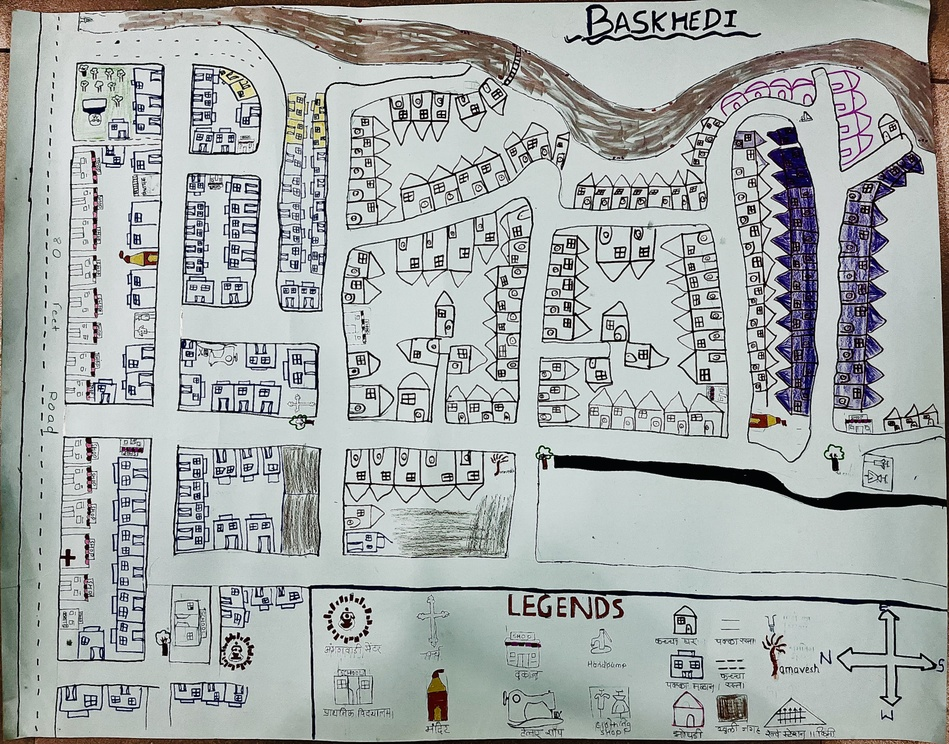
#> input picture public/social map of Baskhedi (1)_2.jpg, 949 x 744 px, shrunk from 3798 x 2976 before the run
$ python clean_map.py
#> lines starting #> are read from the running program, lines starting #| are printed output that depends on the picture; after the words box and inside, x2 and y2 are one past the last pixel; in counts of white or black regions, pixels touching at a corner belong together
import cv2
import numpy as np
import sys

def clean_map(input_path, output_path, crop=False):
#> called with input_path = 'public/social map of Baskhedi (1)_2.jpg', output_path = 'public/baskhedi_stylized_map.png', crop = True
    print(f"Processing {input_path}...")
    img = cv2.imread(input_path)
#> img is the input picture: shape (744, 949, 3); mean B, G, R 170.1, 171.3, 166.1
    if img is None:
        print(f"Failed to read {input_path}")
        return

    # Convert to grayscale
    gray = cv2.cvtColor(img, cv2.COLOR_BGR2GRAY)
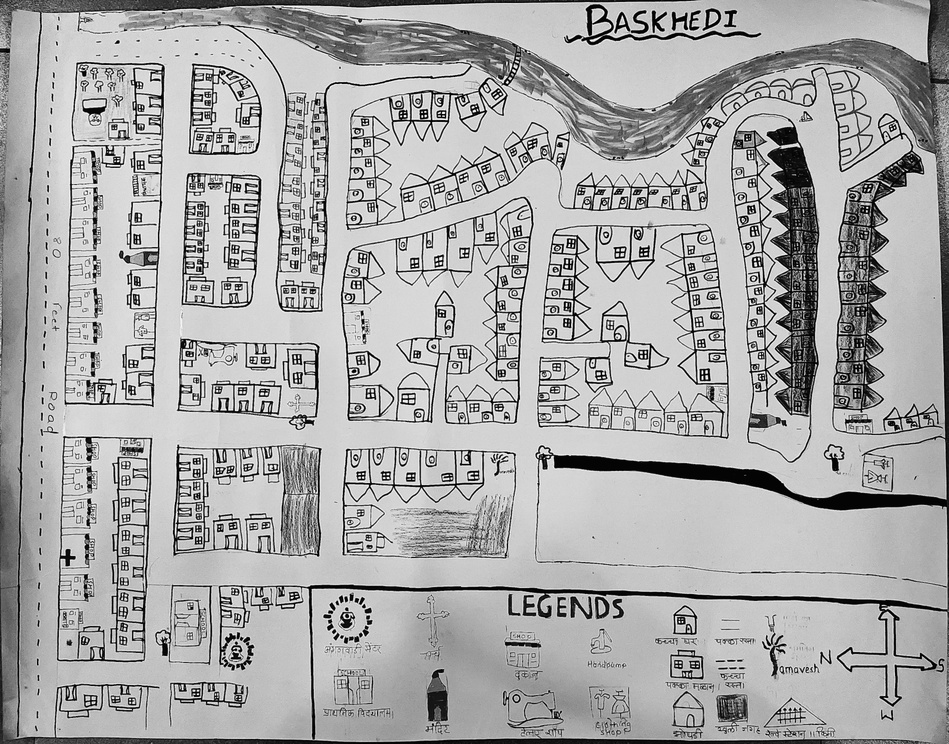
#> gray: shape (744, 949); min 0, max 255, mean 169.6

    # Optional cropping to remove edges
    if crop:
        h, w = gray.shape
#> h = 744; w = 949
        gray = gray[int(h*0.02):int(h*0.98), int(w*0.02):int(w*0.98)]
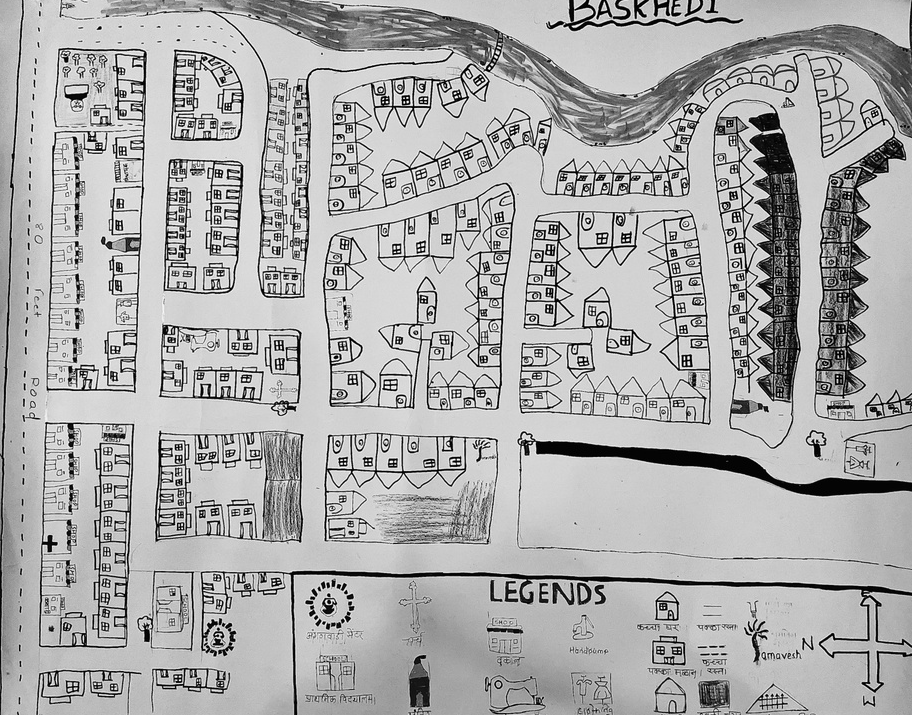
#> gray: shape (715, 912); min 0, max 255, mean 172.8

    # Apply Gaussian Blur to smooth out noise
    blurred = cv2.GaussianBlur(gray, (3, 3), 0)

    # Apply adaptive thresholding with gentler parameters to preserve text
    thresh = cv2.adaptiveThreshold(blurred, 255, cv2.ADAPTIVE_THRESH_GAUSSIAN_C,
                                   cv2.THRESH_BINARY, 41, 10)
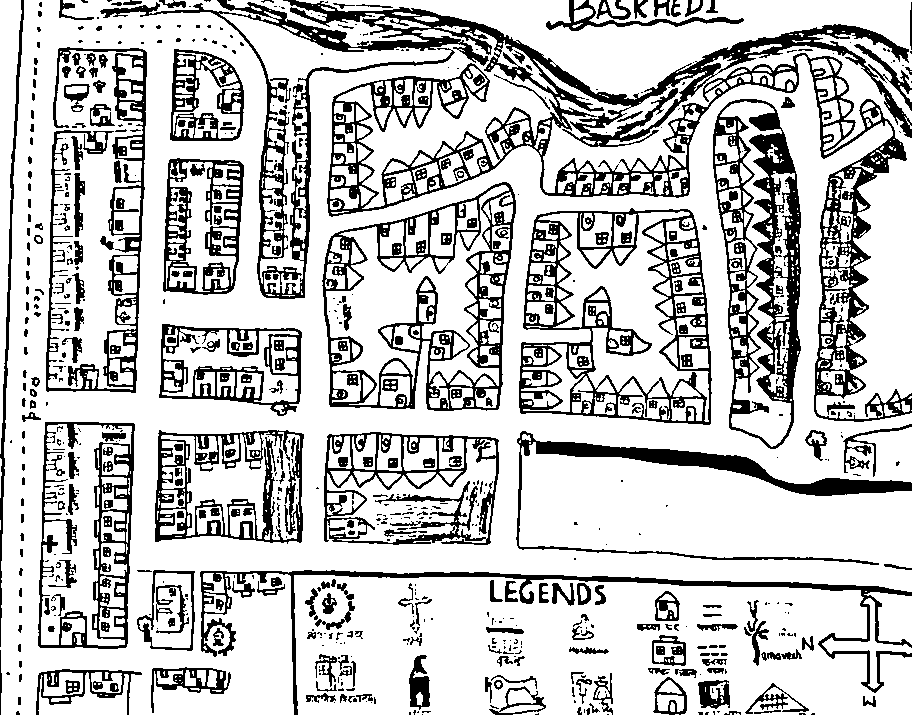
#> thresh: shape (715, 912); 76.8% white; 695 black regions (387 under 20 px), largest, box (x1, y1, x2, y2) and area: (100, 0, 912, 422) 39888, (713, 99, 801, 449) 11361, (519, 208, 712, 425) 10721

    # Minimal morphological operations to avoid eating the text
    kernel = np.ones((2,2), np.uint8)

    # Morphological open to remove tiny noise
    cleaned = cv2.morphologyEx(thresh, cv2.MORPH_OPEN, kernel, iterations=1)
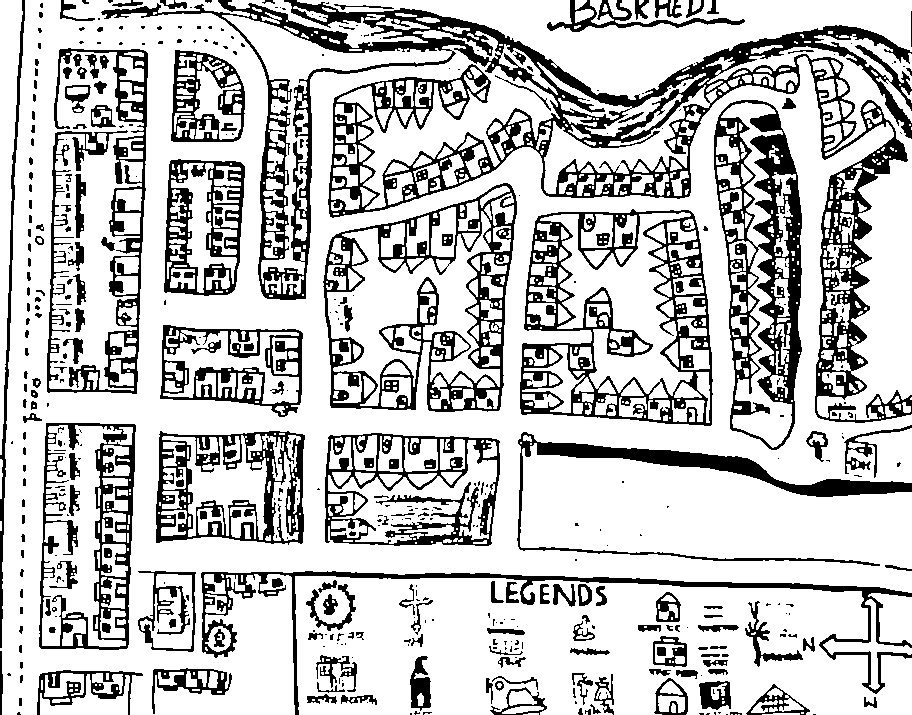
#> cleaned: shape (715, 912); 76% white; 443 black regions (240 under 20 px), largest, box (x1, y1, x2, y2) and area: (101, 0, 912, 423) 42847, (520, 209, 713, 426) 12128, (714, 100, 802, 450) 11928

    # Skip heavy dilation to preserve text legibility
    # cleaned = cv2.dilate(cleaned, kernel, iterations=1)

    # Save
    cv2.imwrite(output_path, cleaned)
    print(f"Saved {output_path}")

# Process Baskhedi Map
clean_map('public/social map of Baskhedi (1)_2.jpg', 'public/baskhedi_stylized_map.png', crop=True)

# Process Map 2
clean_map('public/map2.jpeg', 'public/map2_stylized.jpeg', crop=False)
#> call 2 of clean_map, with input_path = 'public/map2.jpeg', output_path = 'public/map2_stylized.jpeg', crop = False
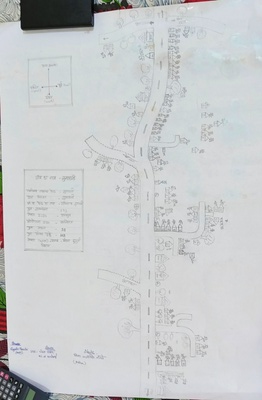
#> input picture public/map2.jpeg, 262 x 400 px, shrunk from 1047 x 1600 before the run
#> in clean_map, img is the input picture: shape (400, 262, 3); mean B, G, R 204.7, 203.3, 200.9
#> in clean_map (call 2), `thresh = cv2.adaptiveThreshold(blurred, 255, cv2.ADAPTIVE_THRESH_GAUSS..`:
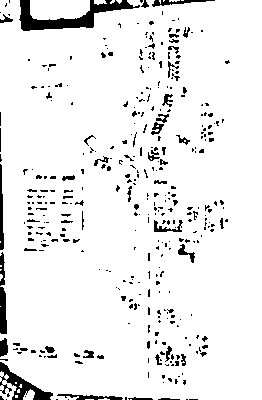
#> thresh: shape (400, 262); 92.9% white; 371 black regions (314 under 20 px), largest, box (x1, y1, x2, y2) and area: (19, 0, 140, 31) 1353, (0, 362, 53, 400) 674, (0, 287, 7, 334) 283
#> in clean_map (call 2), `cleaned = cv2.morphologyEx(thresh, cv2.MORPH_OPEN, kernel, iterations=1)`:
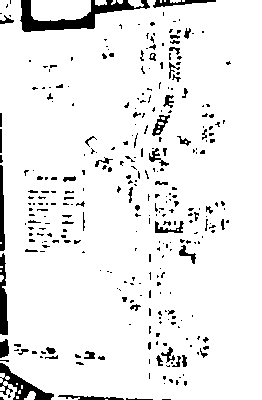
#> cleaned: shape (400, 262); 92.6% white; 317 black regions (252 under 20 px), largest, box (x1, y1, x2, y2) and area: (20, 0, 150, 32) 1434, (0, 363, 54, 400) 677, (0, 253, 8, 335) 469
